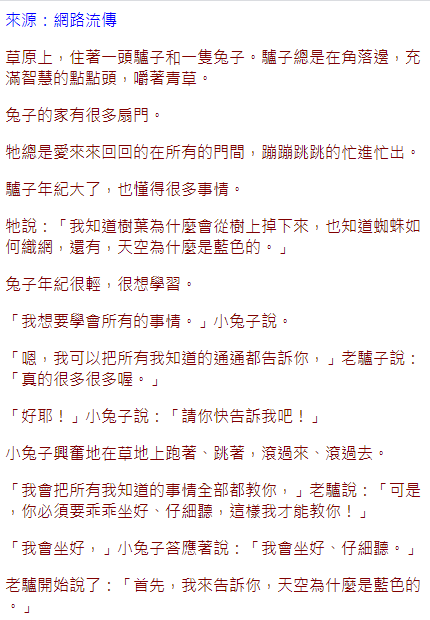
#> input picture documenttest1.png, 430 x 620 px, given in place of the camera
$ python test11.py
#> lines starting #> are read from the running program, lines starting #| are printed output that depends on the picture; after the words box and inside, x2 and y2 are one past the last pixel; in counts of white or black regions, pixels touching at a corner belong together
import cv2 as cv
import numpy as np
cap = cv.VideoCapture(0)
while(1):
    # Take each frame
    _, frame = cap.read()
#> frame is the input picture: shape (620, 430, 3); mean B, G, R 238.8, 238.5, 245
    # Convert BGR to HSV
    hsv = cv.cvtColor(frame, cv.COLOR_BGR2HSV)
#> hsv: shape (620, 430, 3); mean H, S, V 7.6, 19.2, 247.9
    # define range of blue color in HSV
    lower_blue = np.array([50,50,50])
    upper_blue = np.array([130,255,255])
    # Threshold the HSV image to get only blue colors
    mask = cv.inRange(hsv, lower_blue, upper_blue)
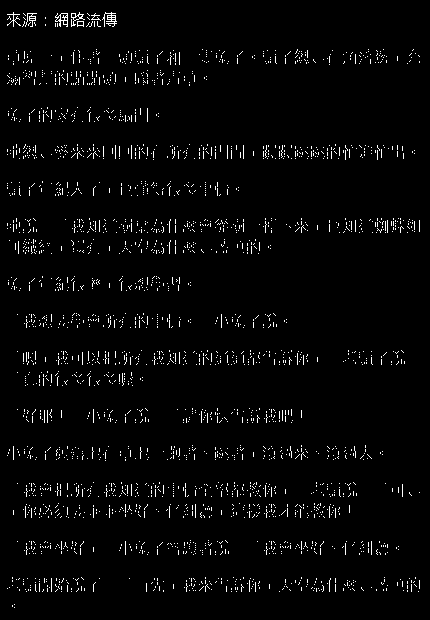
#> mask: shape (620, 430); 2.7% white in thin lines or dots
    # Bitwise-AND mask and original image
    res = cv.bitwise_and(frame,frame, mask= mask)
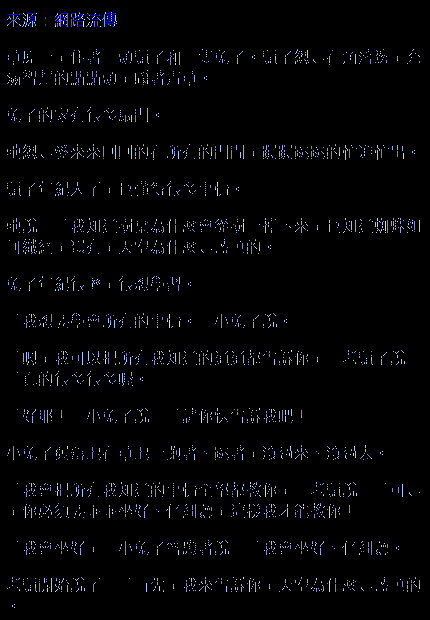
#> res: shape (620, 430, 3); mean B, G, R 6.3, 4.7, 4
    cv.imshow('frame',frame)
    cv.imshow('mask',mask)
    cv.imshow('res',res)
    k = cv.waitKey(5) & 0xFF
#> (key Esc is pressed here)
    if k == 27:
        break
cv.destroyAllWindows()
